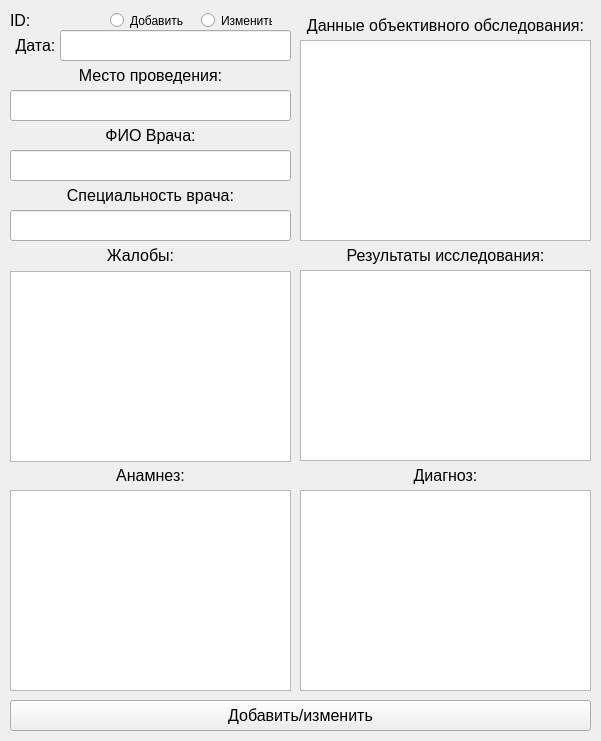
<?xml version="1.0" encoding="UTF-8"?>
<ui version="4.0">
 <class>MainWindow</class>
 <widget class="QMainWindow" name="MainWindow">
  <property name="geometry">
   <rect>
    <x>0</x>
    <y>0</y>
    <width>601</width>
    <height>741</height>
   </rect>
  </property>
  <property name="minimumSize">
   <size>
    <width>601</width>
    <height>741</height>
   </size>
  </property>
  <property name="maximumSize">
   <size>
    <width>601</width>
    <height>741</height>
   </size>
  </property>
  <property name="windowTitle">
   <string>Добавление/изменение медицинского документа</string>
  </property>
  <widget class="QWidget" name="centralwidget">
   <widget class="QLabel" name="flmc_id">
    <property name="geometry">
     <rect>
      <x>10</x>
      <y>10</y>
      <width>91</width>
      <height>21</height>
     </rect>
    </property>
    <property name="font">
     <font>
      <pointsize>12</pointsize>
     </font>
    </property>
    <property name="text">
     <string>ID:</string>
    </property>
    <property name="alignment">
     <set>Qt::AlignLeading|Qt::AlignLeft|Qt::AlignVCenter</set>
    </property>
   </widget>
   <widget class="QLabel" name="label_name_3">
    <property name="geometry">
     <rect>
      <x>10</x>
      <y>30</y>
      <width>51</width>
      <height>31</height>
     </rect>
    </property>
    <property name="font">
     <font>
      <pointsize>12</pointsize>
     </font>
    </property>
    <property name="text">
     <string>Дата:</string>
    </property>
    <property name="alignment">
     <set>Qt::AlignCenter</set>
    </property>
   </widget>
   <widget class="QRadioButton" name="rb_change">
    <property name="geometry">
     <rect>
      <x>201</x>
      <y>10</y>
      <width>71</width>
      <height>21</height>
     </rect>
    </property>
    <property name="text">
     <string>Изменить</string>
    </property>
   </widget>
   <widget class="QLineEdit" name="medical_examination_date">
    <property name="geometry">
     <rect>
      <x>60</x>
      <y>30</y>
      <width>231</width>
      <height>31</height>
     </rect>
    </property>
    <property name="font">
     <font>
      <pointsize>12</pointsize>
     </font>
    </property>
    <property name="text">
     <string/>
    </property>
    <property name="alignment">
     <set>Qt::AlignCenter</set>
    </property>
   </widget>
   <widget class="QRadioButton" name="rb_add">
    <property name="geometry">
     <rect>
      <x>110</x>
      <y>10</y>
      <width>82</width>
      <height>21</height>
     </rect>
    </property>
    <property name="text">
     <string>Добавить</string>
    </property>
   </widget>
   <widget class="QPushButton" name="button_add_change">
    <property name="geometry">
     <rect>
      <x>10</x>
      <y>700</y>
      <width>581</width>
      <height>31</height>
     </rect>
    </property>
    <property name="font">
     <font>
      <pointsize>12</pointsize>
     </font>
    </property>
    <property name="text">
     <string>Добавить/изменить</string>
    </property>
   </widget>
   <widget class="QLineEdit" name="doctor_full_name">
    <property name="geometry">
     <rect>
      <x>10</x>
      <y>150</y>
      <width>281</width>
      <height>31</height>
     </rect>
    </property>
    <property name="font">
     <font>
      <pointsize>12</pointsize>
     </font>
    </property>
    <property name="text">
     <string/>
    </property>
    <property name="alignment">
     <set>Qt::AlignCenter</set>
    </property>
   </widget>
   <widget class="QLabel" name="label_name">
    <property name="geometry">
     <rect>
      <x>10</x>
      <y>120</y>
      <width>281</width>
      <height>31</height>
     </rect>
    </property>
    <property name="font">
     <font>
      <pointsize>12</pointsize>
     </font>
    </property>
    <property name="text">
     <string>ФИО Врача:</string>
    </property>
    <property name="alignment">
     <set>Qt::AlignCenter</set>
    </property>
   </widget>
   <widget class="QLineEdit" name="examination_place">
    <property name="geometry">
     <rect>
      <x>10</x>
      <y>90</y>
      <width>281</width>
      <height>31</height>
     </rect>
    </property>
    <property name="font">
     <font>
      <pointsize>12</pointsize>
     </font>
    </property>
    <property name="text">
     <string/>
    </property>
    <property name="alignment">
     <set>Qt::AlignCenter</set>
    </property>
   </widget>
   <widget class="QLabel" name="label_name_2">
    <property name="geometry">
     <rect>
      <x>10</x>
      <y>60</y>
      <width>281</width>
      <height>31</height>
     </rect>
    </property>
    <property name="font">
     <font>
      <pointsize>12</pointsize>
     </font>
    </property>
    <property name="text">
     <string>Место проведения:</string>
    </property>
    <property name="alignment">
     <set>Qt::AlignCenter</set>
    </property>
   </widget>
   <widget class="QLineEdit" name="medical_speciality">
    <property name="geometry">
     <rect>
      <x>10</x>
      <y>210</y>
      <width>281</width>
      <height>31</height>
     </rect>
    </property>
    <property name="font">
     <font>
      <pointsize>12</pointsize>
     </font>
    </property>
    <property name="text">
     <string/>
    </property>
    <property name="alignment">
     <set>Qt::AlignCenter</set>
    </property>
   </widget>
   <widget class="QLabel" name="label_name_4">
    <property name="geometry">
     <rect>
      <x>10</x>
      <y>180</y>
      <width>281</width>
      <height>31</height>
     </rect>
    </property>
    <property name="font">
     <font>
      <pointsize>12</pointsize>
     </font>
    </property>
    <property name="text">
     <string>Специальность врача:</string>
    </property>
    <property name="alignment">
     <set>Qt::AlignCenter</set>
    </property>
   </widget>
   <widget class="QTextEdit" name="complaints">
    <property name="geometry">
     <rect>
      <x>10</x>
      <y>271</y>
      <width>281</width>
      <height>191</height>
     </rect>
    </property>
    <property name="font">
     <font>
      <pointsize>12</pointsize>
     </font>
    </property>
   </widget>
   <widget class="QLabel" name="label_name_8">
    <property name="geometry">
     <rect>
      <x>10</x>
      <y>240</y>
      <width>261</width>
      <height>31</height>
     </rect>
    </property>
    <property name="font">
     <font>
      <pointsize>12</pointsize>
     </font>
    </property>
    <property name="text">
     <string>Жалобы:</string>
    </property>
    <property name="alignment">
     <set>Qt::AlignCenter</set>
    </property>
   </widget>
   <widget class="QTextEdit" name="anamnesis">
    <property name="geometry">
     <rect>
      <x>10</x>
      <y>490</y>
      <width>281</width>
      <height>201</height>
     </rect>
    </property>
    <property name="font">
     <font>
      <pointsize>12</pointsize>
     </font>
    </property>
   </widget>
   <widget class="QLabel" name="label_name_9">
    <property name="geometry">
     <rect>
      <x>10</x>
      <y>460</y>
      <width>281</width>
      <height>31</height>
     </rect>
    </property>
    <property name="font">
     <font>
      <pointsize>12</pointsize>
     </font>
    </property>
    <property name="text">
     <string>Анамнез:</string>
    </property>
    <property name="alignment">
     <set>Qt::AlignCenter</set>
    </property>
   </widget>
   <widget class="QTextEdit" name="objective_research_data">
    <property name="geometry">
     <rect>
      <x>300</x>
      <y>40</y>
      <width>291</width>
      <height>201</height>
     </rect>
    </property>
    <property name="font">
     <font>
      <pointsize>12</pointsize>
     </font>
    </property>
   </widget>
   <widget class="QLabel" name="label_name_10">
    <property name="geometry">
     <rect>
      <x>300</x>
      <y>10</y>
      <width>291</width>
      <height>31</height>
     </rect>
    </property>
    <property name="font">
     <font>
      <pointsize>12</pointsize>
     </font>
    </property>
    <property name="text">
     <string>Данные объективного обследования:</string>
    </property>
    <property name="alignment">
     <set>Qt::AlignCenter</set>
    </property>
    <property name="wordWrap">
     <bool>true</bool>
    </property>
   </widget>
   <widget class="QLabel" name="label">
    <property name="geometry">
     <rect>
      <x>300</x>
      <y>240</y>
      <width>291</width>
      <height>31</height>
     </rect>
    </property>
    <property name="font">
     <font>
      <pointsize>12</pointsize>
     </font>
    </property>
    <property name="text">
     <string>Результаты исследования:</string>
    </property>
    <property name="alignment">
     <set>Qt::AlignCenter</set>
    </property>
    <property name="wordWrap">
     <bool>true</bool>
    </property>
   </widget>
   <widget class="QTextEdit" name="examination_results">
    <property name="geometry">
     <rect>
      <x>300</x>
      <y>270</y>
      <width>291</width>
      <height>191</height>
     </rect>
    </property>
    <property name="font">
     <font>
      <pointsize>12</pointsize>
     </font>
    </property>
   </widget>
   <widget class="QTextEdit" name="diagnosis">
    <property name="geometry">
     <rect>
      <x>300</x>
      <y>490</y>
      <width>291</width>
      <height>201</height>
     </rect>
    </property>
    <property name="font">
     <font>
      <pointsize>12</pointsize>
     </font>
    </property>
   </widget>
   <widget class="QLabel" name="label_name_12">
    <property name="geometry">
     <rect>
      <x>300</x>
      <y>460</y>
      <width>291</width>
      <height>31</height>
     </rect>
    </property>
    <property name="font">
     <font>
      <pointsize>12</pointsize>
     </font>
    </property>
    <property name="text">
     <string>Диагноз:</string>
    </property>
    <property name="alignment">
     <set>Qt::AlignCenter</set>
    </property>
    <property name="wordWrap">
     <bool>true</bool>
    </property>
   </widget>
  </widget>
 </widget>
 <resources/>
 <connections/>
</ui>
